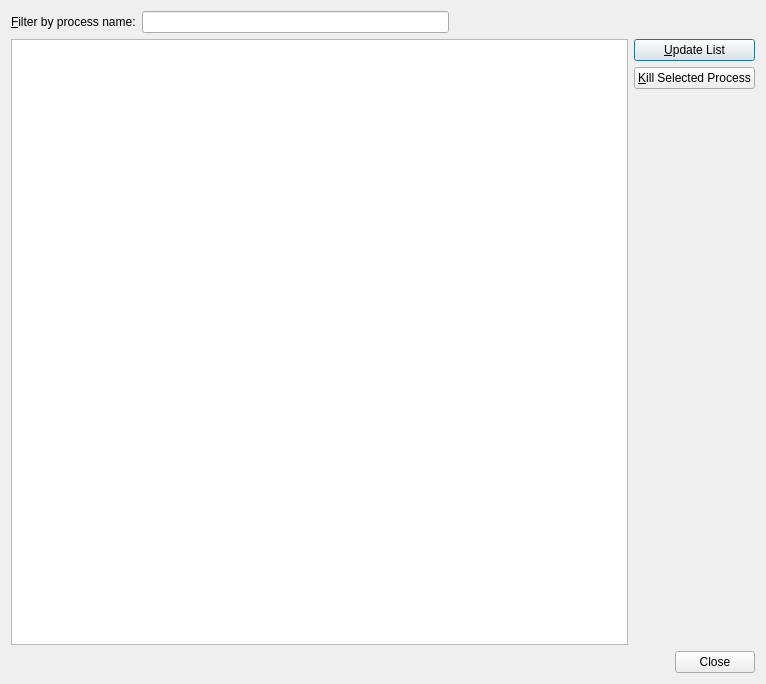
<?xml version="1.0" encoding="UTF-8"?>
<ui version="4.0">
 <class>RemoteLinux::Internal::RemoteLinuxProcessesDialog</class>
 <widget class="QDialog" name="RemoteLinux::Internal::RemoteLinuxProcessesDialog">
  <property name="geometry">
   <rect>
    <x>0</x>
    <y>0</y>
    <width>766</width>
    <height>684</height>
   </rect>
  </property>
  <property name="windowTitle">
   <string>List of Remote Processes</string>
  </property>
  <layout class="QVBoxLayout" name="verticalLayout_2">
   <item>
    <layout class="QHBoxLayout" name="horizontalLayout_2">
     <item>
      <widget class="QLabel" name="filterLabel">
       <property name="text">
        <string>&amp;Filter by process name:</string>
       </property>
       <property name="buddy">
        <cstring>processFilterLineEdit</cstring>
       </property>
      </widget>
     </item>
     <item>
      <widget class="QLineEdit" name="processFilterLineEdit"/>
     </item>
     <item>
      <spacer name="horizontalSpacer">
       <property name="orientation">
        <enum>Qt::Horizontal</enum>
       </property>
       <property name="sizeHint" stdset="0">
        <size>
         <width>40</width>
         <height>20</height>
        </size>
       </property>
      </spacer>
     </item>
    </layout>
   </item>
   <item>
    <layout class="QHBoxLayout" name="horizontalLayout">
     <item>
      <widget class="QTreeView" name="treeView"/>
     </item>
     <item>
      <layout class="QVBoxLayout" name="verticalLayout">
       <item>
        <widget class="QPushButton" name="updateListButton">
         <property name="text">
          <string>&amp;Update List</string>
         </property>
        </widget>
       </item>
       <item>
        <widget class="QPushButton" name="killProcessButton">
         <property name="text">
          <string>&amp;Kill Selected Process</string>
         </property>
        </widget>
       </item>
       <item>
        <spacer name="verticalSpacer">
         <property name="orientation">
          <enum>Qt::Vertical</enum>
         </property>
         <property name="sizeHint" stdset="0">
          <size>
           <width>20</width>
           <height>40</height>
          </size>
         </property>
        </spacer>
       </item>
      </layout>
     </item>
    </layout>
   </item>
   <item>
    <widget class="QDialogButtonBox" name="buttonBox">
     <property name="orientation">
      <enum>Qt::Horizontal</enum>
     </property>
     <property name="standardButtons">
      <set>QDialogButtonBox::Close</set>
     </property>
    </widget>
   </item>
  </layout>
 </widget>
 <resources/>
 <connections>
  <connection>
   <sender>buttonBox</sender>
   <signal>accepted()</signal>
   <receiver>RemoteLinux::Internal::RemoteLinuxProcessesDialog</receiver>
   <slot>accept()</slot>
   <hints>
    <hint type="sourcelabel">
     <x>257</x>
     <y>290</y>
    </hint>
    <hint type="destinationlabel">
     <x>157</x>
     <y>274</y>
    </hint>
   </hints>
  </connection>
  <connection>
   <sender>buttonBox</sender>
   <signal>rejected()</signal>
   <receiver>RemoteLinux::Internal::RemoteLinuxProcessesDialog</receiver>
   <slot>reject()</slot>
   <hints>
    <hint type="sourcelabel">
     <x>316</x>
     <y>260</y>
    </hint>
    <hint type="destinationlabel">
     <x>286</x>
     <y>274</y>
    </hint>
   </hints>
  </connection>
 </connections>
</ui>
